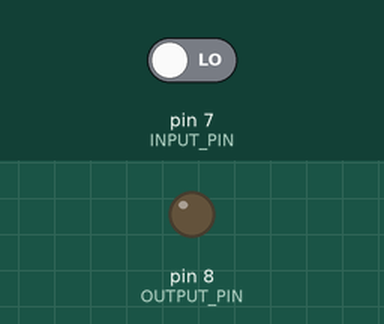
Bench run of a sketch on a simulated Arduino Uno, built with avr-gcc and run on an emulated ATmega328P. On the bench: output pins drawn as LEDs (lit = HIGH). Inputs (shaded band) come from the test bench; at power-on: pin 7 (INPUT_PIN) LOW. Random numbers use the default seed unless the sketch sets one; what the sketch prints to the serial monitor is not drawn.

Above: at 0.6 s.
At 9.3 s:
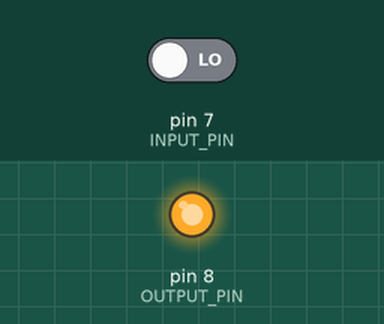
Timing chart, 0 to 12.8 s (numbered marks = the images above):
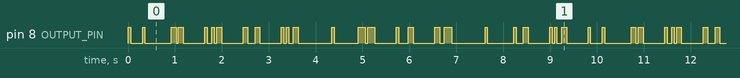

Measured:
- by itself, pin 8 (OUTPUT_PIN): moves between LOW and HIGH, repeating every 9.8 s
- by itself, everything shown: repeats every 9.8 s, in 50 steps

The sketch:

comm_driver.ino
```cpp
const int OUTPUT_PIN = 8;
const int INPUT_PIN = 7;
int send_bit = HIGH;
int receive_bit;
const char DATA[] = "Alice was beginning to get very tired of sitting by her sister on the bank, and of having nothing to do: once or twice she had peeped into the book her sister was reading, but it had no pictures or conversations in it, ‘and what is the use of a book,’ thought Alice ‘without pictures or conversations?’ \n So she was considering in her own mind (as well as she could, for the hot day made her feel very sleepy and stupid), whether the pleasure of making a daisy-chain would be worth the trouble of getting up and picking the daisies, when suddenly a White Rabbit with pink eyes ran close by her. \n There was nothing so VERY remarkable in that; nor did Alice think it so VERY much out of the way to hear the Rabbit say to itself, ‘Oh dear! Oh dear! I shall be late!’ (when she thought it over afterwards, it occurred to her that she ought to have wondered at this, but at the time it all seemed quite natural); but when the Rabbit actually TOOK A WATCH OUT OF ITS WAISTCOAT-POCKET, and looked at it, and then hurried on, Alice started to her feet, for it flashed across her mind that she had never before seen a rabbit with either a waistcoat-pocket, or a watch to take out of it, and burning with curiosity, she ran across the field after it, and fortunately was just in time to see it pop down a large rabbit-hole under the hedge.";
const int DATA_N = 12;
int data_index = 0;
int bit_index = 0;
const int RING_SIZE = 16;
int send_ring[RING_SIZE];
int receive_ring[RING_SIZE];
int ring_index = 0;
int ring_bit_index = 0;
float best_error_rate = 1.0;


void setup() {
  // put your setup code here, to run once:
  pinMode(OUTPUT_PIN, OUTPUT);
  pinMode(INPUT_PIN, INPUT);

  for (int i = 0; i < RING_SIZE; i++) {
    send_ring[i] = random(-32768, 32768);
    receive_ring[i] = random(-32768, 32768);
  }

  Serial.begin(9600);
  while (!Serial) {
    ;
  }
  Serial.println("Serial ready!");
}

void loop() {
  // grab the data
  send_bit = DATA[data_index];
  send_bit = (send_bit>>bit_index) & 0x1;
  bit_index ++;
  if (bit_index == 16) {
    data_index ++;
    bit_index = 0;
  }
  if (data_index == DATA_N) {
    data_index = 0;
  }


  // send out and receive.
  send_ring[ring_index] = send_ring[ring_index] << 0x1;
  send_ring[ring_index] = send_ring[ring_index] | send_bit;
  digitalWrite(OUTPUT_PIN, send_bit);

  delay(50);

  receive_bit = digitalRead(INPUT_PIN);
  receive_ring[ring_index] = receive_ring[ring_index] << 0x1;
  receive_ring[ring_index] = receive_ring[ring_index] | receive_bit;

  ring_bit_index++;
  if (ring_bit_index == 16) {
    ring_index++;
    ring_index %= RING_SIZE;
  }
  ring_bit_index %= 16;

  // report
  int counter = 0;
  for (int i = 0; i < RING_SIZE; i++)
  {
    int diff = send_ring[i] ^ receive_ring[i];
    for (int j = 0; j < 16; j++) {
      if (diff & 0x1 == 1) {
        counter ++;
      }
      diff = diff >> 0x1;
    }
  }
  float error_rate = counter / (sizeof(int) + 0.0) / RING_SIZE;
  Serial.println(error_rate);

  // best
  if (error_rate < best_error_rate) {
    best_error_rate = error_rate;
  }
  Serial.print("Best error rate: ");
  Serial.print(best_error_rate);
  Serial.println();

}
```
